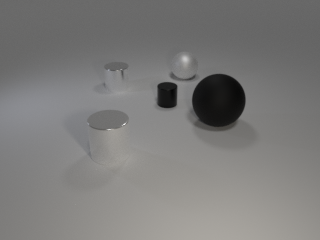
#> input picture sample_images/CLEVR_new_000001.png, 320 x 240 px
$ python retina_transform.py sample_images/CLEVR_new_000001.png 5 5 1.0
#> lines starting #> are read from the running program, lines starting #| are printed output that depends on the picture
#> further down, im is the input picture: shape (240, 320, 3); mean B, G, R 122.5, 123.7, 124.5
import cv2
import numpy as np
import sys
import os

def genGaussiankernel(width, sigma):
    x = np.arange(-int(width/2), int(width/2)+1, 1, dtype=np.float32)
    x2d, y2d = np.meshgrid(x, x)
    kernel_2d = np.exp(-(x2d ** 2 + y2d ** 2) / (2 * sigma ** 2))
    kernel_2d = kernel_2d / np.sum(kernel_2d)
    return kernel_2d

def draw_cross(im, fixations, color=(0, 255, 0), thickness=2, size=3):
    """
    Draw a cross at the location of each fixation.

    Parameters:
    - im: The image to draw on.
    - fixations: The list of fixation points.
    - color: The color of the cross (default is green).
    - thickness: The thickness of the lines (default is 2).
    - size: The size of the cross (default is 20).
    """
    for (x, y) in fixations:
        # Draw a line from top to bottom
        cv2.line(im, (x, y-size), (x, y+size), color, thickness)
        # Draw a line from left to right
        cv2.line(im, (x-size, y), (x+size, y), color, thickness)

    return im

def pyramid(im, sigma=1, prNum=1):
#> called with sigma = 1, prNum = 6
    height_ori, width_ori, ch = im.shape
#> height_ori = 240; width_ori = 320; ch = 3
    G = im.copy()
    pyramids = [G]

    # gaussian blur
    Gaus_kernel2D = genGaussiankernel(0.5, sigma)

    # downsample
    for i in range(1, prNum):
        G = cv2.filter2D(G, -1, Gaus_kernel2D)
        G = cv2.resize(G, (int(width_ori/2**i), int(height_ori/2**i)))
        pyramids.append(G)
#> after the loop, pyramids = 6 items

    # upsample
    for i in range(1, prNum):
        curr_im = pyramids[i]
        curr_im = cv2.resize(curr_im, (width_ori, height_ori))
        curr_im = cv2.filter2D(curr_im, -1, Gaus_kernel2D)
        pyramids[i] = curr_im

    return pyramids

def foveat_img(im, fixs, sigma):
    """
    im: input image
    fixs: sequences of fixations of form [(x1, y1), (x2, y2), ...]

    This function outputs the foveated image with given input image and fixations.
    """
    # sigma=0.1 # CHANGE INTENSITY HERE
    prNum = 6
    As = pyramid(im, sigma, prNum)
#> As = 6 items
    height, width, _ = im.shape
#> height = 240; width = 320

    # compute coef
    p = 7.5
    k = 5
    alpha = 5

    x = np.arange(0, width, 1, dtype=np.float32)
#> x = 320 values from 0 to 319
    y = np.arange(0, height, 1, dtype=np.float32)
#> y = 240 values from 0 to 239
    x2d, y2d = np.meshgrid(x, y)
    theta = np.sqrt((x2d - fixs[0][0]) ** 2 + (y2d - fixs[0][1]) ** 2) / p
    for fix in fixs[1:]:
        theta = np.minimum(theta, np.sqrt((x2d - fix[0]) ** 2 + (y2d - fix[1]) ** 2) / p)
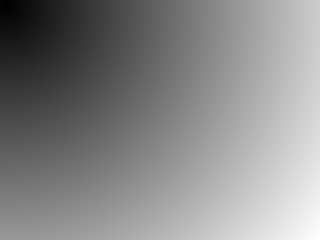
#> theta: shape (240, 320) float32; min 0, max 52.21, mean 27.8; drawn with min black and max white
    R = alpha / (theta + alpha)

    Ts = []
    for i in range(1, prNum):
        Ts.append(np.exp(-((2 ** (i-3)) * R / sigma) ** 2 * k))
    Ts.append(np.zeros_like(theta))

    # omega
    omega = np.zeros(prNum)
#> omega = [0, 0, 0, 0, 0, 0]
    for i in range(1, prNum):
        omega[i-1] = np.sqrt(np.log(2)/k) / (2**(i-3)) * sigma

    omega[omega>1] = 1

    # layer index
    layer_ind = np.zeros_like(R)
    for i in range(1, prNum):
        ind = np.logical_and(R >= omega[i], R <= omega[i - 1])
        layer_ind[ind] = i
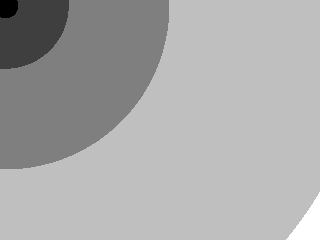
#> layer_ind: shape (240, 320) float32; min 1, max 5, mean 3.66; drawn with min black and max white

    # B
    Bs = []
    for i in range(1, prNum):
        Bs.append((0.5 - Ts[i]) / (Ts[i-1] - Ts[i] + 1e-5))

    # M
    Ms = np.zeros((prNum, R.shape[0], R.shape[1]))

    for i in range(prNum):
        ind = layer_ind == i
        if np.sum(ind) > 0:
            if i == 0:
                Ms[i][ind] = 1
            else:
                Ms[i][ind] = 1 - Bs[i-1][ind]

        ind = layer_ind - 1 == i
        if np.sum(ind) > 0:
            Ms[i][ind] = Bs[i][ind]

    print('num of full-res pixel', np.sum(Ms[0] == 1))
#| num of full-res pixel 0
    # generate periphery image
    im_fov = np.zeros_like(As[0], dtype=np.float32)
    for M, A in zip(Ms, As):
        for i in range(3):
            im_fov[:, :, i] += np.multiply(M, A[:, :, i])
#> this loop made 6 passes
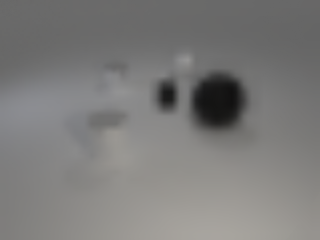
#> im_fov: shape (240, 320, 3) float32; mean of channels 0, 1, 2 122.8, 124, 124.9; drawn as B, G, R

    im_fov = im_fov.astype(np.uint8)
    return im_fov


if __name__ == "__main__":
    if len(sys.argv) != 5:
        print("Wrong format: python retina_transform.py [image_path] [xc] [yc] [sigma]")
        exit(-1)

    im_path = sys.argv[1]
    _, ext = os.path.splitext(im_path)

    if ext.lower() not in ['.jpg', '.jpeg', '.png']:
        print(f"Skipping non-image file: {im_path}")
    else:
        im = cv2.imread(im_path)
        if im is None:
            print(f"Failed to load image: {im_path}")
            sys.exit(1)

        sig = float(sys.argv[4])
        xc, yc = int(sys.argv[2]), int(sys.argv[3])

        im = foveat_img(im, [(xc, yc)], sig)
        #im = draw_cross(im, [(xc, yc)])

        destination = '/home/qw3971/clevr2/image_generation/new_retina/'

        transf_image_path = os.path.join(destination, os.path.basename(im_path))
        cv2.imwrite(transf_image_path, im)


        '''
        # Encode the image to JPEG format in memory
        is_success, buffer = cv2.imencode(".png", im)

        # Make sure the encoding was successful
        if not is_success:
            print(f"Error converting image to PNG", file=sys.stderr)
            sys.exit(1)

        # Write the JPEG data to stdout
        sys.stdout.buffer.write(buffer.tobytes())
        '''

#0.2, 100-200 each time.

$ run again, on sample_images/CLEVR_new_000002_rotated.png
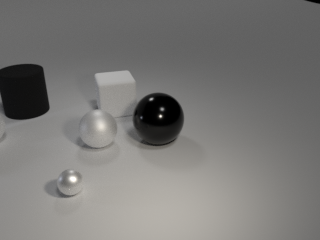
#> input picture sample_images/CLEVR_new_000002_rotated.png, 320 x 240 px
#> im is the input picture: shape (240, 320, 3); mean B, G, R 118.8, 120.8, 122.1
#> the loop in pyramid, `for i in range(1, prNum):` made 5 passes
#> pass 3, in pyramid, `G = cv2.resize(G, (int(width_ori/2**i), int(height_ori/2**i)))`:
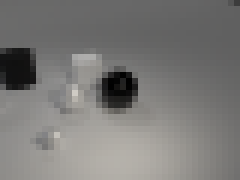
#> G: shape (30, 40, 3) (shown 6 times larger); mean B, G, R 119.2, 121.2, 122.4
#> after the loop in pyramid, `for i in range(1, prNum):`: pyramids = 6 items
#| num of full-res pixel 0
#> the loop in foveat_img, `for M, A in zip(Ms, As):` made 6 passes
